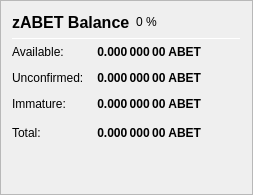
                   <widget class="QFrame" name="frame_ZerocoinBalances">
                    <property name="frameShape">
                     <enum>QFrame::StyledPanel</enum>
                    </property>
                    <property name="frameShadow">
                     <enum>QFrame::Raised</enum>
                    </property>
                    <layout class="QVBoxLayout" name="verticalLayout_7">
                     <item>
                      <layout class="QHBoxLayout" name="horizontalLayout_8" stretch="0,0,0">
                       <item>
                        <widget class="QLabel" name="label_5z_3">
                         <property name="minimumSize">
                          <size>
                           <width>0</width>
                           <height>20</height>
                          </size>
                         </property>
                         <property name="font">
                          <font>
                           <pointsize>12</pointsize>
                           <weight>75</weight>
                           <bold>true</bold>
                          </font>
                         </property>
                         <property name="text">
                          <string>zABET Balance</string>
                         </property>
                        </widget>
                       </item>
                       <item>
                        <widget class="QLabel" name="labelzABETPercent">
                         <property name="text">
                          <string notr="true">0 %</string>
                         </property>
                        </widget>
                       </item>
                       <item>
                        <spacer name="horizontalSpacer_11">
                         <property name="orientation">
                          <enum>Qt::Horizontal</enum>
                         </property>
                         <property name="sizeHint" stdset="0">
                          <size>
                           <width>40</width>
                           <height>20</height>
                          </size>
                         </property>
                        </spacer>
                       </item>
                      </layout>
                     </item>
                     <item>
                      <widget class="Line" name="line_ZerocoinBalance">
                       <property name="minimumSize">
                        <size>
                         <width>0</width>
                         <height>1</height>
                        </size>
                       </property>
                       <property name="maximumSize">
                        <size>
                         <width>16777215</width>
                         <height>1</height>
                        </size>
                       </property>
                       <property name="orientation">
                        <enum>Qt::Horizontal</enum>
                       </property>
                      </widget>
                     </item>
                     <item>
                      <layout class="QGridLayout" name="gridLayout_5">
                       <property name="spacing">
                        <number>12</number>
                       </property>
                       <item row="1" column="0">
                        <widget class="QLabel" name="labelzBalanceMatureText">
                         <property name="toolTip">
                          <string>Mature: more than 20 confirmation and more than 1 mint of the same denomination after it was minted.
These zABET are spendable.</string>
                         </property>
                         <property name="text">
                          <string>Available:</string>
                         </property>
                        </widget>
                       </item>
                       <item row="1" column="1">
                        <widget class="QLabel" name="labelzBalanceMature">
                         <property name="font">
                          <font>
                           <weight>75</weight>
                           <bold>true</bold>
                          </font>
                         </property>
                         <property name="toolTip">
                          <string>Mature: more than 20 confirmation and more than 1 mint of the same denomination after it was minted.
These zABET are spendable.</string>
                         </property>
                         <property name="text">
                          <string notr="true">0.000 000 00 ABET</string>
                         </property>
                         <property name="alignment">
                          <set>Qt::AlignRight|Qt::AlignTrailing|Qt::AlignVCenter</set>
                         </property>
                        </widget>
                       </item>
                       <item row="2" column="0">
                        <widget class="QLabel" name="labelzBalanceUnconfirmedText">
                         <property name="toolTip">
                          <string>Unconfirmed: less than 20 confirmations
Immature: confirmed, but less than 1 mint of the same denomination after it was minted</string>
                         </property>
                         <property name="text">
                          <string>Unconfirmed:</string>
                         </property>
                        </widget>
                       </item>
                       <item row="2" column="1">
                        <widget class="QLabel" name="labelzBalanceUnconfirmed">
                         <property name="font">
                          <font>
                           <weight>75</weight>
                           <bold>true</bold>
                          </font>
                         </property>
                         <property name="toolTip">
                          <string>Unconfirmed: less than 20 confirmations
Immature: confirmed, but less than 1 mint of the same denomination after it was minted</string>
                         </property>
                         <property name="text">
                          <string notr="true">0.000 000 00 ABET</string>
                         </property>
                         <property name="alignment">
                          <set>Qt::AlignRight|Qt::AlignTrailing|Qt::AlignVCenter</set>
                         </property>
                        </widget>
                       </item>
                       <item row="3" column="0">
                        <widget class="QLabel" name="labelzBalanceImmatureText">
                         <property name="toolTip">
                          <string>Unconfirmed: less than 20 confirmations
Immature: confirmed, but less than 1 mint of the same denomination after it was minted</string>
                         </property>
                         <property name="text">
                          <string>Immature:</string>
                         </property>
                        </widget>
                       </item>
                       <item row="3" column="1">
                        <widget class="QLabel" name="labelzBalanceImmature">
                         <property name="font">
                          <font>
                           <weight>75</weight>
                           <bold>true</bold>
                          </font>
                         </property>
                         <property name="toolTip">
                          <string>Unconfirmed: less than 20 confirmations
Immature: confirmed, but less than 1 mint of the same denomination after it was minted</string>
                         </property>
                         <property name="text">
                          <string notr="true">0.000 000 00 ABET</string>
                         </property>
                         <property name="alignment">
                          <set>Qt::AlignRight|Qt::AlignTrailing|Qt::AlignVCenter</set>
                         </property>
                        </widget>
                       </item>
                       <item row="4" column="0">
                        <widget class="QLabel" name="labelzBalanceText">
                         <property name="toolTip">
                          <string>Your current zABET balance, unconfirmed and immature zABET included.</string>
                         </property>
                         <property name="text">
                          <string>Total:</string>
                         </property>
                        </widget>
                       </item>
                       <item row="4" column="1">
                        <widget class="QLabel" name="labelzBalance">
                         <property name="font">
                          <font>
                           <weight>75</weight>
                           <bold>true</bold>
                          </font>
                         </property>
                         <property name="cursor">
                          <cursorShape>IBeamCursor</cursorShape>
                         </property>
                         <property name="toolTip">
                          <string>Your current zABET balance, unconfirmed and immature zABET included.</string>
                         </property>
                         <property name="text">
                          <string notr="true">0.000 000 00 ABET</string>
                         </property>
                         <property name="alignment">
                          <set>Qt::AlignRight|Qt::AlignTrailing|Qt::AlignVCenter</set>
                         </property>
                         <property name="textInteractionFlags">
                          <set>Qt::LinksAccessibleByMouse|Qt::TextSelectableByKeyboard|Qt::TextSelectableByMouse</set>
                         </property>
                        </widget>
                       </item>
                       <item row="4" column="2">
                        <spacer name="horizontalSpacer_4">
                         <property name="orientation">
                          <enum>Qt::Horizontal</enum>
                         </property>
                         <property name="sizeHint" stdset="0">
                          <size>
                           <width>40</width>
                           <height>20</height>
                          </size>
                         </property>
                        </spacer>
                       </item>
                      </layout>
                     </item>
                     <item>
                      <spacer name="verticalSpacer_4">
                       <property name="orientation">
                        <enum>Qt::Vertical</enum>
                       </property>
                       <property name="sizeHint" stdset="0">
                        <size>
                         <width>20</width>
                         <height>40</height>
                        </size>
                       </property>
                      </spacer>
                     </item>
                    </layout>
                   </widget>
